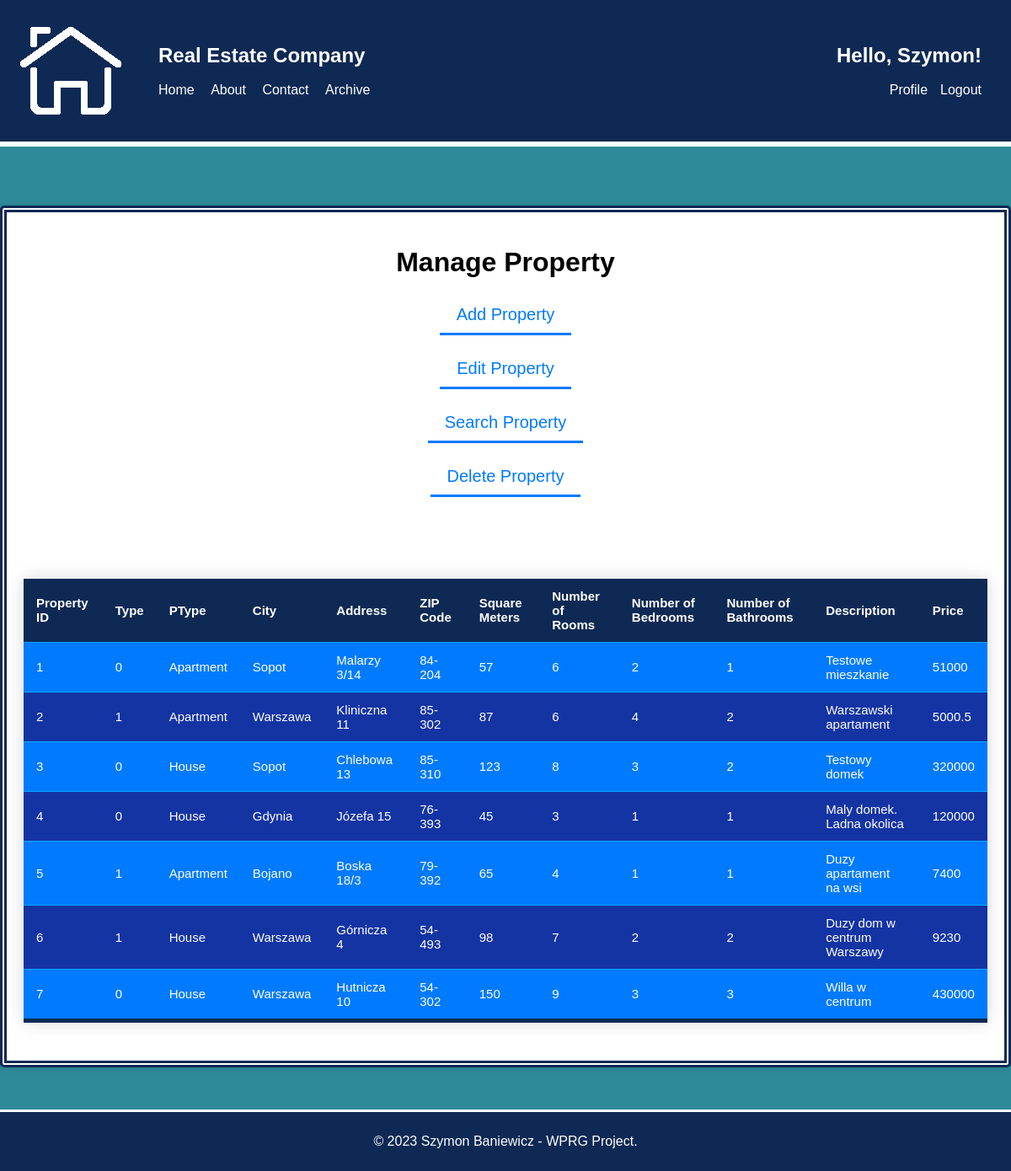
Screenshot of /php/CRUD/manage_property.php (signed in) with the database file from the repository.
### tables this page shows
CREATE TABLE `property` (
  `Property_ID` int(11) NOT NULL,
  `Type` bit(1) NOT NULL,
  `PType` varchar(255) NOT NULL,
  `City` varchar(255) NOT NULL,
  `Address` varchar(255) NOT NULL,
  `ZIP_Code` varchar(255) NOT NULL,
  `Square_meters` float NOT NULL,
  `nr_rooms` int(11) NOT NULL,
  `nr_bedrooms` int(11) NOT NULL,
  `nr_bathrooms` int(11) NOT NULL,
  `Description` varchar(255) NOT NULL,
  `Price` float NOT NULL
);

### php/CRUD/manage_property.php (the view, shortened to what this page needs)
<?php
require '../config.php';
$error_message = "";
if (!isset($_POST["search_property"])) {
    $query = "SELECT * FROM property";
    $stmt = $conn->prepare($query);
    $stmt->execute();
    $result = $stmt->get_result();
    $properties = $result->fetch_all(MYSQLI_ASSOC);
}
?>
<!DOCTYPE html>
<html>
<head>
    <link rel="stylesheet" type="text/css" href="../../css/style.css">
</head>
<body>
<header>
    <div class="header-container">
        <div class="left-nav">
            <img src="../../img/logo.png">
            <nav>
                <ul>
                    <li><h1>Real Estate Company</h1></li><br><br>
                    <li><a href="../index.php">Home</a></li>
                    <li><a href="../about.php">About</a></li>
                    <li><a href="../contact.php">Contact</a></li>
                    <li><a href="../archive.php">Archive</a></li>
                </ul>
            </nav>
        </div>
        <?php
        if (isset($_SESSION['login_user'])) {
            echo '<div class="right-nav">';
            echo '<nav>';
            echo '<ul>';
            echo '<li><h1>Hello, ' . $_SESSION['first_name'] . '!</h1></li><br><br>';
            echo '<li><a href="../profile.php">Profile</a></li>';
            echo '<li><a href="../logout.php">Logout</a></li>';
            echo '</ul>';
            echo '</nav>';
            echo '</div>';
        } else {
            header("location: ../login.php");
            exit;
        }
        ?>
    </div>
</header>
<div class="content-section">
<div class="form-container-profile">
    <h1>Manage Property</h1>
    <form method="POST" action="manage_property.php">
        <input type="button" id="add-property-button" value="Add Property" class="form-button"><br><br>
        <input type="button" id="edit-property-button" value="Edit Property" class="form-button"><br><br>
        <input type="button" id="search-property-button" value="Search Property" class="form-button"><br><br>
        <input type="button" id="delete-property-button" value="Delete Property" class="form-button"><br><br><br>
    </form>
    <br><br>
    <?php if (!empty($error_message)) { ?>
        <p class="error"><?php echo "<div class='error-message'><h3>$error_message</h3></div>"; ?></p>
    <?php } else { ?>
    <div id='property-list'>
    <table id="crud-table">
        <tr>
            <th>Property ID</th>
            <th>Type</th>
            <th>PType</th>
            <th>City</th>
            <th>Address</th>
            <th>ZIP Code</th>
            <th>Square Meters</th>
            <th>Number of Rooms</th>
            <th>Number of Bedrooms</th>
            <th>Number of Bathrooms</th>
            <th>Description</th>
            <th>Price</th>
        </tr>
        <?php
            foreach ($properties as $property) {
                echo '<tr>';
                echo '<td>' . $property["Property_ID"] . '</td>';
                echo '<td>' . $property["Type"] . '</td>';
                echo '<td>' . $property["PType"] . '</td>';
                echo '<td>' . $property["City"] . '</td>';
                echo '<td>' . $property["Address"] . '</td>';
                echo '<td>' . $property["ZIP_Code"] . '</td>';
                echo '<td>' . $property["Square_meters"] . '</td>';
                echo '<td>' . $property["nr_rooms"] . '</td>';
                echo '<td>' . $property["nr_bedrooms"] . '</td>';
                echo '<td>' . $property["nr_bathrooms"] . '</td>';
                echo '<td>' . $property["Description"] . '</td>';
                echo '<td>' . $property["Price"] . '</td>';
                echo '</tr>';
            }
        ?>
    </table>
    </div>
    <?php } ?>
</div>
</div>
<footer>
    <p>&copy; 2023 Szymon Baniewicz - WPRG Project.</p>
</footer>
</body>
</html>

### css/style.css (style rules this page uses)
* { box-sizing: border-box; }
body { margin: 0; padding: 0; font-family: Arial, sans-serif; height: 100%; width: 100%; min-height: 100%; display: flex; flex-direction: column; }
header { background-color: #0E2954; color: #fff; padding: 20px; width: 100%; border-bottom: 3px white solid; }
.header-container { display: flex; flex-direction: row; justify-content: space-between; align-items: center; }
.left-nav, .right-nav { display: flex; align-items: center; list-style-type: none; padding: 0; }
.right-nav { text-align: right; }
.left-nav ul li, .right-nav ul li { list-style-type: none; }
.left-nav a, .right-nav a { color: inherit; text-decoration: none; }
nav ul li { margin-right: 15px; list-style-type: none; display: inline-block; }
header h1 { margin: 0; }
nav ul li a { color: #fff; text-decoration: none; }
.content-section { flex-grow: 1; display: flex; justify-content: center; background-color: #2E8A99; padding: 50px; text-align: center; min-height: calc(100vh - 50px); border-top: 3px white solid; }
footer { color: #fff; padding: 10px; text-align: center; margin-top: auto; width: 100%; background-color: #0E2954; border-top: 3px white solid; }
.form-button { padding: 10px 20px; font-size: 20px; background-color: transparent; color: #000; cursor: pointer; text-decoration: none; transition: color 0.3s, border-bottom-color 0.3s; border: none; color: #007aff; border-bottom: 3px solid #007aff; }
.form-container-profile { display: flex; flex-direction: column; align-items: center; width: 95%; min-width: 1200px; min-height: 330px; background-color: #fff; padding: 20px; border-radius: 5px; box-shadow: 0px 0px 10px 0px rgba(0,0,0,0.1); margin-top: 20px; border: 8px #0E2954 double; }
#crud-table { border-collapse: collapse; margin: 25px 0; font-size: 15px; min-width: 450px; box-shadow: 0 0 20px rgba(0, 0, 0, 0.15); background-color: #1434A4; color: #ffffff; text-align: left; }
#crud-table th { background-color: #0E2954; }
#crud-table th, td { padding: 12px 15px; }
#crud-table tbody tr { border-bottom: 1px solid #00a9ff;; }
#crud-table tbody tr:nth-of-type(even) { background-color: #007aff;; }
#crud-table tbody tr:last-of-type { border-bottom: 5px solid #0E2954; }

### rows the page displays
property: Property_ID "1", Type "0", PType "Apartment", City "Sopot", Address "Malarzy 3/14", ZIP_Code "84-204", Square_meters "57", nr_rooms "6", nr_bedrooms "2", nr_bathrooms "1", Description "Testowe mieszkanie", Price "51000"
property: Property_ID "2", Type "1", PType "Apartment", City "Warszawa", Address "Kliniczna 11", ZIP_Code "85-302", Square_meters "87", nr_rooms "6", nr_bedrooms "4", nr_bathrooms "2", Description "Warszawski apartament", Price "5000.5"
property: Property_ID "3", Type "0", PType "House", City "Sopot", Address "Chlebowa 13", ZIP_Code "85-310", Square_meters "123", nr_rooms "8", nr_bedrooms "3", nr_bathrooms "2", Description "Testowy domek", Price "320000"
property: Property_ID "4", Type "0", PType "House", City "Gdynia", Address "Józefa 15", ZIP_Code "76-393", Square_meters "45", nr_rooms "3", nr_bedrooms "1", nr_bathrooms "1", Description "Maly domek. Ladna okolica", Price "120000"
property: Property_ID "5", Type "1", PType "Apartment", City "Bojano", Address "Boska 18/3", ZIP_Code "79-392", Square_meters "65", nr_rooms "4", nr_bedrooms "1", nr_bathrooms "1", Description "Duzy apartament na wsi", Price "7400"
property: Property_ID "6", Type "1", PType "House", City "Warszawa", Address "Górnicza 4", ZIP_Code "54-493", Square_meters "98", nr_rooms "7", nr_bedrooms "2", nr_bathrooms "2", Description "Duzy dom w centrum Warszawy", Price "9230"
property: Property_ID "7", Type "0", PType "House", City "Warszawa", Address "Hutnicza 10", ZIP_Code "54-302", Square_meters "150", nr_rooms "9", nr_bedrooms "3", nr_bathrooms "3", Description "Willa w centrum", Price "430000"

### other values shown
$_SESSION['first_name'] "Szymon"
